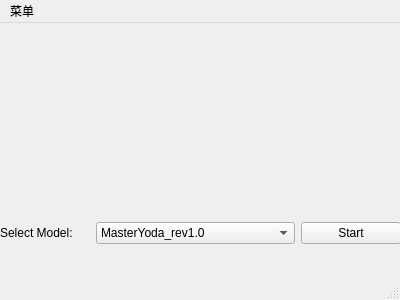
<?xml version="1.0" encoding="UTF-8"?>
<ui version="4.0">
 <class>LayoutEditor</class>
 <widget class="QMainWindow" name="LayoutEditor">
  <property name="windowModality">
   <enum>Qt::NonModal</enum>
  </property>
  <property name="geometry">
   <rect>
    <x>0</x>
    <y>0</y>
    <width>400</width>
    <height>300</height>
   </rect>
  </property>
  <property name="sizePolicy">
   <sizepolicy hsizetype="Minimum" vsizetype="Minimum">
    <horstretch>0</horstretch>
    <verstretch>0</verstretch>
   </sizepolicy>
  </property>
  <property name="windowTitle">
   <string>LayoutEditor</string>
  </property>
  <widget class="QWidget" name="centralwidget">
   <widget class="QWidget" name="horizontalLayoutWidget">
    <property name="geometry">
     <rect>
      <x>0</x>
      <y>170</y>
      <width>401</width>
      <height>80</height>
     </rect>
    </property>
    <layout class="QHBoxLayout" name="horizontalLayout">
     <item>
      <widget class="QLabel" name="label">
       <property name="maximumSize">
        <size>
         <width>90</width>
         <height>16777215</height>
        </size>
       </property>
       <property name="text">
        <string>Select Model:</string>
       </property>
      </widget>
     </item>
     <item>
      <widget class="QComboBox" name="comboBox">
       <property name="sizePolicy">
        <sizepolicy hsizetype="Minimum" vsizetype="Fixed">
         <horstretch>0</horstretch>
         <verstretch>0</verstretch>
        </sizepolicy>
       </property>
       <item>
        <property name="text">
         <string>MasterYoda_rev1.0</string>
        </property>
       </item>
       <item>
        <property name="text">
         <string>Joker_60_rev1.0</string>
        </property>
       </item>
      </widget>
     </item>
     <item>
      <widget class="QPushButton" name="pushButton">
       <property name="maximumSize">
        <size>
         <width>100</width>
         <height>16777215</height>
        </size>
       </property>
       <property name="text">
        <string>Start</string>
       </property>
      </widget>
     </item>
    </layout>
   </widget>
  </widget>
  <widget class="QMenuBar" name="menubar">
   <property name="geometry">
    <rect>
     <x>0</x>
     <y>0</y>
     <width>400</width>
     <height>23</height>
    </rect>
   </property>
   <widget class="QMenu" name="menu">
    <property name="title">
     <string>菜单</string>
    </property>
    <addaction name="actionSave"/>
    <addaction name="actionOpen"/>
    <addaction name="actionClose"/>
    <addaction name="separator"/>
   </widget>
   <addaction name="menu"/>
  </widget>
  <widget class="QStatusBar" name="statusbar"/>
  <action name="actionOpen">
   <property name="text">
    <string>Open</string>
   </property>
  </action>
  <action name="actionClose">
   <property name="text">
    <string>Close</string>
   </property>
  </action>
  <action name="actionSave">
   <property name="text">
    <string>Save</string>
   </property>
  </action>
 </widget>
 <resources/>
 <connections/>
</ui>
